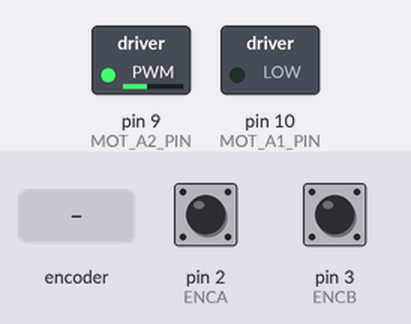
The sketch below on a simulated Arduino Uno, built with avr-gcc and run on an emulated ATmega328P. On the bench: switched loads named in the sketch (green lamp = pin HIGH). The test bench sets the inputs (shaded band); at power-on: pin 2 (ENCA) HIGH, pin 3 (ENCB) HIGH. What the sketch prints to the serial monitor is not drawn.

Above: at 1.2 s.
1.3 s: rotary encoder on pin 2 (ENCA) / pin 3 (ENCB) turned 1 step (first pin leading)
4.5 s: rotary encoder on pin 2 (ENCA) / pin 3 (ENCB) turned 2 steps (second pin leading)
Timing chart, 0 to 7.5 s (numbered marks = the images above; inputs shaded):
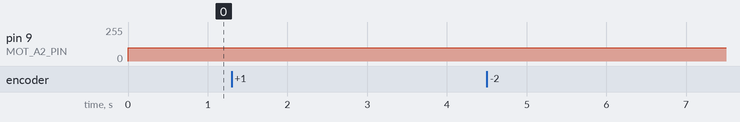

Measured:
- after the input at 1.3 s, every drawn part: stays the same
- after the input at 4.5 s, every drawn part: stays the same

The sketch:

read_encoder.ino
```cpp
#include <util/atomic.h> // For the ATOMIC_BLOCK macro

#define MOT_A1_PIN 10
#define MOT_A2_PIN 9

#define ENCA 2 // YELLOW
#define ENCB 3 // WHITE

volatile int posi = 0; // specify posi as volatile: https://www.arduino.cc/reference/en/language/variables/variable-scope-qualifiers/volatile/

#define PPR 7           // Pulses per revolution from the encoder
#define gearRatio 50       // Example gear ratio (change as needed)
#define CPR (4 * PPR * gearRatio)  // Calculated Counts Per Revolution

volatile int16_t encoderPosition = 0;  // Position of the encoder (in counts)
volatile uint8_t lastEncoded = 0;      // Last encoded value to detect direction
// Variables for target angle and counts
// For some reason I need to set the value to negative to get positve target counts
// Setting Target Angle to 180 will compute a negative target counts
int16_t targetAngle = -270;              // Target angle (set by Serial input)
int16_t targetCounts = 0;             // Target counts (calculated from target angle)
bool printTargetOnce = true;

void setup() {
  Serial.begin(9600);
  pinMode(ENCA,INPUT);
  pinMode(ENCB,INPUT);

  // Set all the motor control inputs to OUTPUT
  pinMode(MOT_A1_PIN, OUTPUT);
  pinMode(MOT_A2_PIN, OUTPUT);

  // Turn off motors - Initial state
  digitalWrite(MOT_A1_PIN, LOW);
  digitalWrite(MOT_A2_PIN, LOW);

  attachInterrupt(digitalPinToInterrupt(ENCA),readEncoder,RISING);
}

void loop() {
  // Read the position in an atomic block to avoid a potential
  // misread if the interrupt coincides with this code running
  // see: https://www.arduino.cc/reference/en/language/variables/variable-scope-qualifiers/volatile/
  int pos = 0;
  ATOMIC_BLOCK(ATOMIC_RESTORESTATE) {
    pos = posi;
  }

  encoderPosition = pos;
  // set_motor_pwm(255, MOT_A1_PIN, MOT_A2_PIN);
  int pwm_command = 100;
  int16_t buffer = 5;
  if (encoderPosition < targetCounts + buffer)
  {
    Serial.println("Less than");
    set_motor_pwm(pwm_command, MOT_A1_PIN, MOT_A2_PIN);
  }
  else if (encoderPosition >= targetCounts - buffer)
  {
    Serial.println("Greater than");
    set_motor_pwm(-pwm_command, MOT_A1_PIN, MOT_A2_PIN);
  }
  // Don't do anything
  else
  {
    Serial.println("Not doing anything");
    set_motor_pwm(0, MOT_A1_PIN, MOT_A2_PIN);
  }

  Serial.print("Encoder Position (counts): ");
  Serial.print(encoderPosition);
  Serial.print("\tTarget Counts: ");
  Serial.println(targetCounts);


  targetCounts = (CPR * targetAngle) / 360;
  Serial.println(pos);
}

void set_motor_pwm(int pwm, int IN1_PIN, int IN2_PIN)
{
  if (pwm < 0) {  // reverse speeds
    analogWrite(IN1_PIN, -pwm);  // IN1 set to reverse speed
    analogWrite(IN2_PIN, 0);     // IN2 set to LOW
  } else if (pwm > 0) {  // forward speeds
    analogWrite(IN1_PIN, 0);     // IN1 set to LOW
    analogWrite(IN2_PIN, pwm);   // IN2 set to forward speed
  } else {  // stop
    Serial.println("Doing nothing");
    analogWrite(IN1_PIN, 0);     // Stop motor
    analogWrite(IN2_PIN, 0);
  }
}

void readEncoder(){
  int b = digitalRead(ENCB);
  if(b > 0){
    posi++;
  }
  else{
    posi--;
  }
}
```
